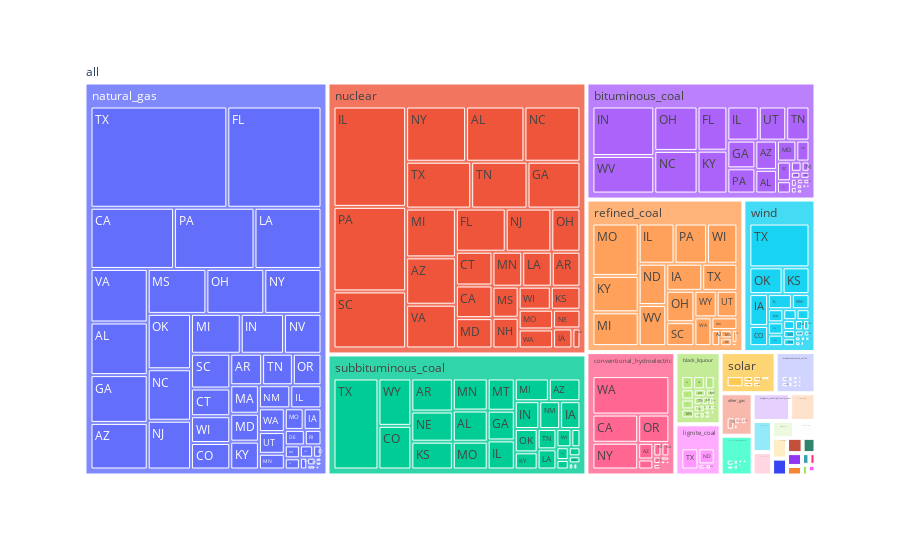

Notebook cell for this chart:
### Code cell
fig = px.treemap(
    data_frame = state_2019_df.toPandas(),
    names = "fuel_type",
    values = "consumption",
    path = ["all", "fuel_type", "state"]
)
fig.show()

### Figure 1 — Plotly figure (JSON) as saved in the notebook; plotly's stock layout.template omitted (floating-point values rounded to 4 significant figures; data arrays with more than 128 entries replaced by an {"elided": "..."} marker saying what was removed)
{"data": [{"branchvalues": "total", "domain": {"x": [0, 1], "y": [0, 1]}, "hovertemplate": "labels=%{label}<br>consumption=%{value}<br>parent=%{parent}<br>id=%{id}<extra></extra>", "ids": {"elided": "641 str values"}, "labels": {"elided": "641 str values"}, "name": "", "parents": {"elided": "641 str values"}, "type": "treemap", "values": {"elided": "641 int values"}}], "layout": {"autosize": true, "legend": {"tracegroupgap": 0}, "margin": {"t": 60}}}
